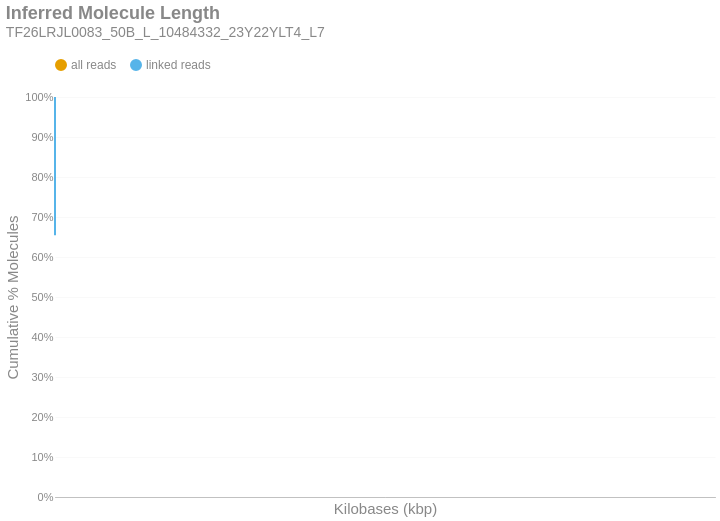

Source (notebook cell):
### Markdown cell above
### Inferred Molecule Length
This is the cumulative frequency distribution of molecule lengths inferred from the first and last alignment positions along a contig for all alignments associated with a single linked-read barcode on a given contig.There are two distributions: one with `all` the alignments (yellow) and another with only `linked reads` (blue). The percent of molecules in the `linked reads` distribution is relative to the total number of linked molecules.

### Code cell
if SKIPLR:
    print_html(f"Skipped")
else:
    binned_df = consolidated_hist(valids['length_inferred']/1000, mask, 10, True)
    binned_df = binned_df.with_columns(
        pl.when(pl.col('bin').cast(pl.Utf8) == '0').then(pl.lit('1')).otherwise(pl.col('bin').cast(pl.Utf8)).alias('bin')
    )
    with SafeRender(binned_df):
        (
            density_plot(binned_df, 'Inferred Molecule Length', samplename, 'inferredlen')
            .transform_calculate(bin_kb='datum.bin / 1000')
            .encode(
                x=alt.X('bin_kb:Q', title="Kilobases (kbp)").scale(type='log', padding=0).axis(labelAngle=-40),
                y=alt.Y('value:Q', title='Cumulative % Molecules')
                    .axis(format='%')
                    .stack(False)
                    .scale(domainMin=0, domainMax=1,padding=0),
                color=alt.Color("key:N").scale(domain = ["all reads", "linked reads"]),
                tooltip = [
                    alt.Tooltip("key:N", title = "Data Type"),
                    alt.Tooltip("range_label:N", title="Kilobases"),
                    alt.Tooltip("value:Q", format = ".2%", title="% Molecules (Cum.)")
                ]
            )
        ).display()

### Figure 1 — Vega-Lite specification as saved in the notebook (floating-point values rounded to 4 significant figures)
{"width": "container", "height": 400, "config": {"title": {"anchor": "start", "dy": -15, "fontSize": 18, "color": "#888888", "subtitleColor": "#888888", "subtitleFontSize": 14}, "arc": {"fill": "#0072B2"}, "axis": {"domainColor": "#888888", "domainWidth": 0.5, "gridWidth": 0.2, "grid": false, "titleFontWeight": 400, "titleFontSize": 15, "labelFontSize": 11, "labelColor": "#888888", "tickColor": "#888888", "tickWidth": 0.2, "titleColor": "#888888"}, "axisBand": {"grid": false}, "axisX": {"grid": true, "tickSize": 10, "domainCap": "round"}, "axisY": {"domain": false, "grid": true, "tickSize": 0, "domainCap": "round"}, "background": "transparent", "header": {"labelFontSize": 15, "labelColor": "#888888", "titleFontSize": 15, "titleFontWeight": 600, "titleColor": "#888888"}, "legend": {"labelFont": "sans-serif", "labelFontSize": 12, "labelColor": "#888888", "symbolSize": 100, "symbolType": "circle", "titleFontSize": 12, "titlePadding": 10, "titleColor": "#888888", "title": null, "orient": "top"}, "range": {"category": ["#E69F00", "#56B4E9", "#009E73", "#F0E442", "#0072B2", "#D55E00", "#CC79A7", "#000000"], "diverging": ["#cfe8f3", "#a2d4ec", "#73bfe2", "#46abdb", "#1696d2", "#12719e"]}, "area": {"fill": "#0072B2", "fillOpacity": 0.7, "line": true, "strokeOpacity": 0.7}, "line": {"color": "#0072B2", "stroke": "#0072B2", "strokeWidth": 2}, "trail": {"color": "#0072B2", "stroke": "#0072B2", "strokeWidth": 0, "size": 1}, "point": {"filled": true, "fillOpacity": 1.0, "size": 95}, "text": {"color": "#888888", "fontSize": 11, "align": "right", "fontWeight": 400, "size": 11}, "bar": {"fill": "#0072B2", "stroke": null}, "view": {"stroke": null, "continuousWidth": 660, "continuousHeight": 400}}, "data": {"name": "data-bd60b4fa12d891bc6bcfa2f539e10585"}, "mark": {"type": "line", "interpolate": "monotone", "point": {"opacity": 0, "size": 275}}, "encoding": {"color": {"field": "key", "scale": {"domain": ["all reads", "linked reads"]}, "type": "nominal"}, "tooltip": [{"field": "key", "title": "Data Type", "type": "nominal"}, {"field": "range_label", "title": "Kilobases", "type": "nominal"}, {"field": "value", "format": ".2%", "title": "% Molecules (Cum.)", "type": "quantitative"}], "x": {"axis": {"labelAngle": -40}, "field": "bin_kb", "scale": {"type": "log", "padding": 0}, "title": "Kilobases (kbp)", "type": "quantitative"}, "y": {"axis": {"format": "%"}, "field": "value", "scale": {"domainMin": 0, "domainMax": 1, "padding": 0}, "stack": false, "title": "Cumulative % Molecules", "type": "quantitative"}}, "params": [{"name": "param_c36ac31b6afebe62", "select": {"type": "point", "fields": ["key"]}, "bind": "legend"}], "title": {"text": "Inferred Molecule Length", "subtitle": "TF26LRJL0083_50B_L_10484332_23Y22YLT4_L7"}, "transform": [{"fold": ["all reads (cumsum)", "linked reads (cumsum)"]}, {"calculate": "replace(datum.key, ' (cumsum)', '')", "as": "key"}, {"filter": {"param": "param_c36ac31b6afebe62"}}, {"calculate": "datum.bin / 1000", "as": "bin_kb"}], "usermeta": {"embedOptions": {"downloadFileName": "TF26LRJL0083_50B_L_10484332_23Y22YLT4_L7.inferredlen"}}, "$schema": "https://vega.github.io/schema/vega-lite/v6.4.1.json", "datasets": {"data-bd60b4fa12d891bc6bcfa2f539e10585": [{"bin": "0.0", "interval": "0.0-10.0", "all reads": 0.8712, "linked reads": 0.6546, "all reads (cumsum)": 0.8712, "linked reads (cumsum)": 0.6546, "range_label": "0-9"}, {"bin": "10.0", "interval": "10.0-20.0", "all reads": 0.07656, "linked reads": 0.205, "all reads (cumsum)": 0.9478, "linked reads (cumsum)": 0.8596, "range_label": "10-19"}, {"bin": "20.0", "interval": "20.0-30.0", "all reads": 0.03047, "linked reads": 0.08191, "all reads (cumsum)": 0.9783, "linked reads (cumsum)": 0.9415, "range_label": "20-29"}, {"bin": "30.0", "interval": "30.0-40.0", "all reads": 0.01274, "linked reads": 0.03422, "all reads (cumsum)": 0.991, "linked reads (cumsum)": 0.9757, "range_label": "30-39"}, {"bin": "40.0", "interval": "40.0-50.0", "all reads": 0.005757, "linked reads": 0.0154, "all reads (cumsum)": 0.9967, "linked reads (cumsum)": 0.9911, "range_label": "40-49"}, {"bin": "50.0", "interval": "50.0-60.0", "all reads": 0.002124, "linked reads": 0.005832, "all reads (cumsum)": 0.9989, "linked reads (cumsum)": 0.9969, "range_label": "50-59"}, {"bin": "60.0", "interval": "60.0-70.0", "all reads": 0.0007218, "linked reads": 0.001983, "all reads (cumsum)": 0.9996, "linked reads (cumsum)": 0.9989, "range_label": "60-69"}, {"bin": "70.0", "interval": "70.0-80.0", "all reads": 0.0002552, "linked reads": 0.0006991, "all reads (cumsum)": 0.9999, "linked reads (cumsum)": 0.9996, "range_label": "70-79"}, {"bin": "80.0", "interval": "80.0-90.0", "all reads": 9.972e-05, "linked reads": 0.0002712, "all reads (cumsum)": 1.0, "linked reads (cumsum)": 0.9999, "range_label": "80-89"}, {"bin": "90.0", "interval": "90.0-100.0", "all reads": 2.374e-05, "linked reads": 6.534e-05, "all reads (cumsum)": 1.0, "linked reads (cumsum)": 0.9999, "range_label": "90-99"}, {"bin": "100.0", "interval": "100.0-110.0", "all reads": 1.662e-05, "linked reads": 4.574e-05, "all reads (cumsum)": 1.0, "linked reads (cumsum)": 1.0, "range_label": "100-109"}, {"bin": "110.0", "interval": "110.0-120.0", "all reads": 5.936e-06, "linked reads": 1.633e-05, "all reads (cumsum)": 1.0, "linked reads (cumsum)": 1.0, "range_label": "110-119"}, {"bin": "120.0", "interval": "120.0-130.0", "all reads": 2.374e-06, "linked reads": 6.534e-06, "all reads (cumsum)": 1.0, "linked reads (cumsum)": 1.0, "range_label": "120-129"}, {"bin": "130.0", "interval": "130.0-140.0", "all reads": 0.0, "linked reads": 0.0, "all reads (cumsum)": 1.0, "linked reads (cumsum)": 1.0, "range_label": "130-139"}, {"bin": "140.0", "interval": "140.0-150.0", "all reads": 0.0, "linked reads": 0.0, "all reads (cumsum)": 1.0, "linked reads (cumsum)": 1.0, "range_label": "140-149"}, {"bin": "150.0", "interval": "150.0-160.0", "all reads": 1.187e-06, "linked reads": 3.267e-06, "all reads (cumsum)": 1.0, "linked reads (cumsum)": 1.0, "range_label": "150-159"}]}}
